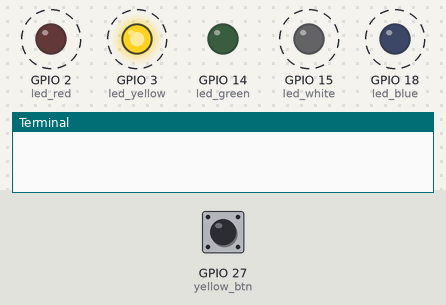
A program run on a simulated Raspberry Pi (BCM pin numbers). Parts: output pins drawn as LEDs (lit = HIGH), the last lines printed to the terminal. Dashed ring = blinking. Inputs (shaded band) come from the test bench; at power-on: GPIO 27 (yellow_btn) HIGH.

Above: at 1.25 s.
1.3 s: GPIO 27 (yellow_btn) pulled LOW for 0.15 s
At 1.65 s:
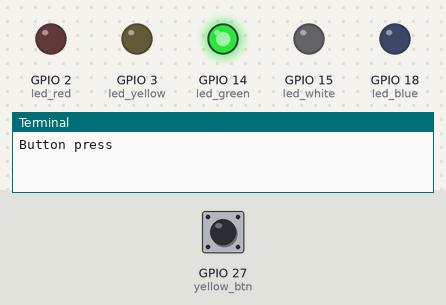
At 2.05 s:
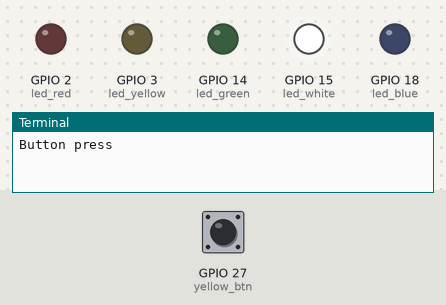
Timing chart, 0 to 10.3 s (numbered marks = the images above; inputs shaded):
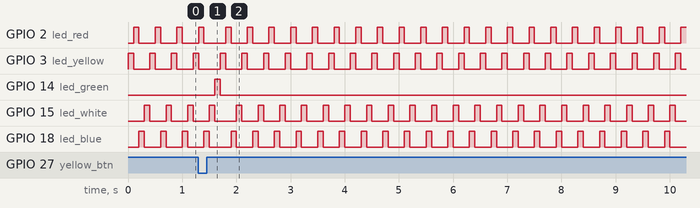

Measured:
- after the input at 1.3 s, GPIO 14 (led_green): LOW → HIGH after 0.30 s, → LOW 0.10 s later
- by itself, GPIO 3 (led_yellow): repeats every 0.40 s: HIGH 0.10 s, LOW 0.30 s

The program:

led.py
```python
from gpiozero import Button, LED
import time

yellow_btn = Button(27)

led_green = LED(14)
led_white = LED(15)
led_blue = LED(18)
led_red = LED(2)
led_yellow = LED(3)

sleep = .1
continue_led5 = 0

def continue_callback():
  print("Button press")
  global continue_led5
  continue_led5 = 1

yellow_btn.when_activated = continue_callback


while True:
  led_yellow.on()
  # print("LED1 on")
  time.sleep(sleep)
  led_yellow.off()
  # print("LED1 off")
  led_red.on()
  # print("LED2 on")
  time.sleep(sleep)
  led_red.off()
  # print("LED2 off")
  led_blue.on()
  # print("LED3 on")
  time.sleep(sleep)
  led_blue.off()
  # print("LED3 off")
  led_white.on()
  # print("LED4 on")
  time.sleep(sleep)
  led_white.off()
  # print("LED4 off")
  if continue_led5:
    led_green.on()
    # print("LED5 on")
    time.sleep(sleep)
    led_green.off()
    # print("LED5 off")
    continue_led5 = 0
```
